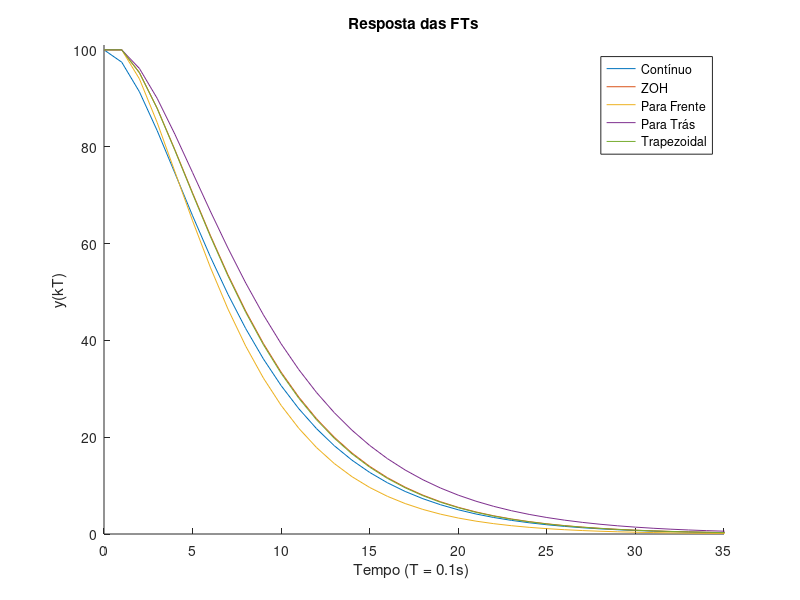

The MATLAB script that drew this image:
clear
close all

SAMPLES = 100;
T = 0:SAMPLES-1;
t = 0:SAMPLES-1;
%% CONTINUOUS CASE
y = 300.*exp(-2*t /10) - 200.*exp(-3*t /10) ;
%% ZERO HOLD IN SERIES
yz = zeros (1 ,SAMPLES) ;
yz (1) = 100; yz (2) = 0 + yz (1) ;
for n = 3:SAMPLES
yz(n) = 1.5595*yz(n-1) - 0.6065*yz(n-2);
end
%% FORWARD RULE
yf = zeros (1 ,SAMPLES) ;
yf (1) = 100; yf (2) = 0 + yf (1) ;
for n = 3:SAMPLES
yf (n) = 1.5* yf (n-1) - 0.56* yf (n-2);
end
%% BACKWARD RULE
yb = zeros (1 ,SAMPLES) ;
yb(1) = 100; yb(2) = 0 + yb(1) ;
for n = 3:SAMPLES
yb(n) = (2.5*yb(n-1) - yb(n-2)) /(1.56) ;
end
%% TRAPEZOIDAL RULE
yt = zeros (1 ,SAMPLES) ;
yt (1) = 100;
yt (2) = 0 + yt (1) ;
for n = 3:SAMPLES
yt(n) = (788*yt(n-1) - 306*yt(n-2)) /(506) ;
end
%% PLOTTING
figure ;
hold all ;
plot(t ,y) ;
plot(T, yz) ;
plot(T, yf ) ;
plot(T,yb) ;
plot(T, yt) ;
axis ([0 35 0 101]) ;
title ( 'Resposta das FTs' ) ;
xlabel( 'Tempo (T = 0.1s) ' ) ;
ylabel( 'y(kT)' ) ;
legend( 'Contínuo' , 'ZOH' , 'Para Frente' , 'Para Trás' , 'Trapezoidal') ;
